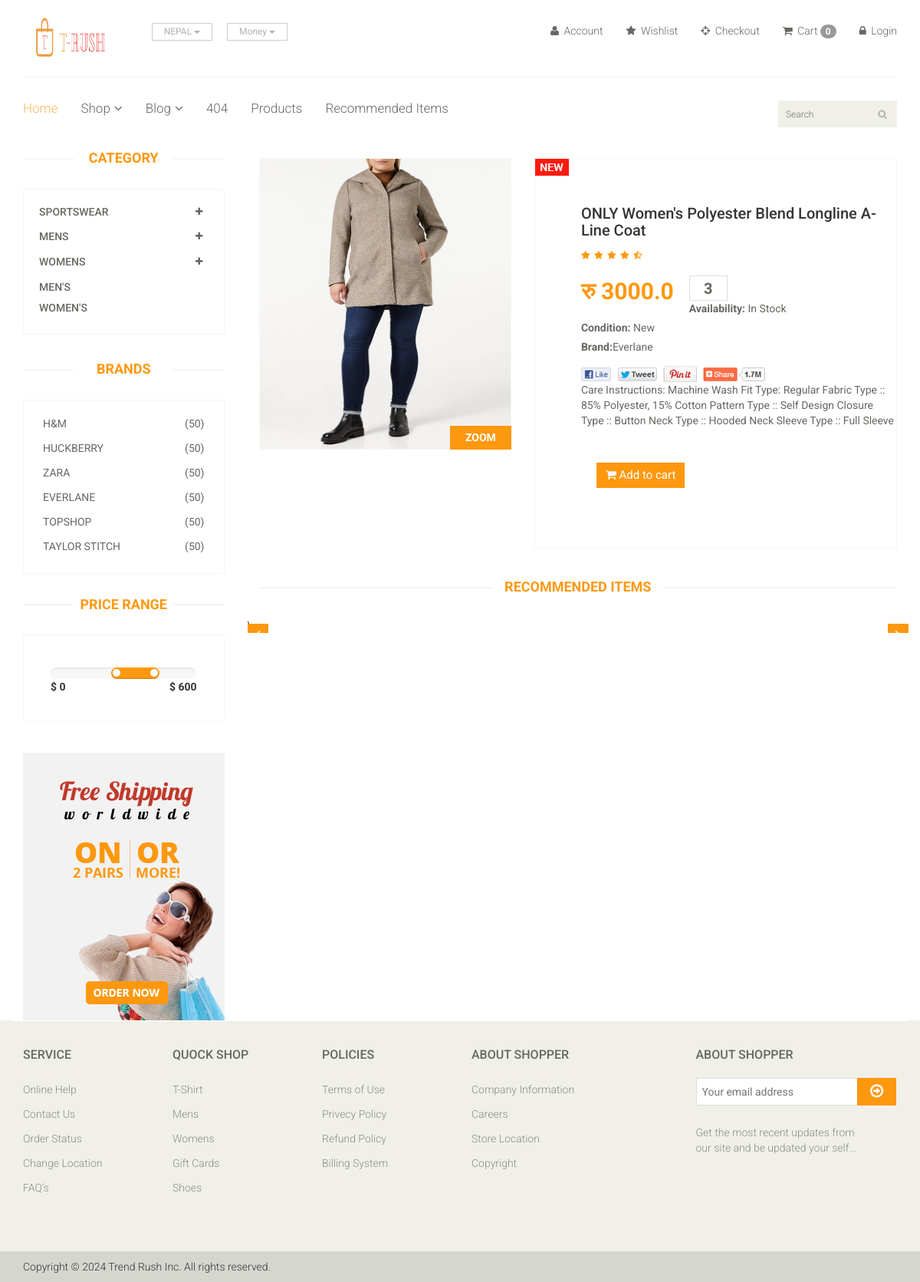
/product/32, run on the app's committed database.
### app/models.py (models this page shows, shortened)
class Category(models.Model):
    name = models.CharField(max_length=100)

class Brand(models.Model):
    name = models.CharField(max_length=50)
    def __str__(self) -> str:
        return self.name

class Product(models.Model):
    Avaliability = (
        ('In Stock','In Stock'),
    ('Out of Stock','Out of Stock'),
    )
    category = models.ForeignKey(Category, on_delete=models.CASCADE,null=True,default=None)
    subcategory = models.ForeignKey(SubCategory, on_delete=models.CASCADE,null=True, default=None)
    brand = models.ForeignKey(Brand, on_delete=models.CASCADE)
    image = models.ImageField(upload_to='ecommerce/prodimg')
    descriptions = models.TextField(default='')
    name = models.CharField(max_length=100)
    price = models.FloatField(validators=[Price_Positive])
    Avaliability = models.CharField(choices=Avaliability,max_length=100, null=True)
    date = models.DateField(auto_now_add=True)

### testbca/views.py (the view)
# urls.py: path("product/<str:id>", views.Product_Detail, name="product_detail"),
def Product_Detail(request, id):
    product = Product.objects.filter(id=id).first()
    review = Product.objects.count()
    category = Category.objects.all()
    brand = Brand.objects.all()
    subcat = SubCategory.objects.all()
    if 'cart' in request.session:
        cart = request.session['cart']
        recommended_products = get_item_recommend(
            cart, num_recommendations=5)
    else:
        recommended_products = []
    context = {
        'category': category,
        'product': product,
        'review': review,
        'brand': brand,
        'subcat': subcat,
        'recommended_products': recommended_products,
    }
    return render(request, 'product_detail.html', context)

### templates/product_detail.html (shortened to what this page needs)
{% extends "base.html" %}
{% load static %}
{% block body %}
<section>
    <div class="container">
        <div class="row">
            <div class="col-sm-3">
                <div class="left-sidebar">
                    <h2>Category</h2>
                    <div class="panel-group category-products" id="accordian">
                        <div class="panel panel-default">
                            <div class="panel-heading">
                                <h4 class="panel-title">
                                    <a data-toggle="collapse" data-parent="#accordian" href="#sportswear">
                                        <span class="badge pull-right"><i class="fa fa-plus"></i></span>
                                        Sportswear
                                    </a>
                                </h4>
                            </div>
                        </div>
                        <div class="panel panel-default">
                            <div class="panel-heading">
                                <h4 class="panel-title">
                                    <a data-toggle="collapse" data-parent="#accordian" href="#mens">
                                        <span class="badge pull-right"><i class="fa fa-plus"></i></span>
                                        Mens
                                    </a>
                                </h4>
                            </div>
                        </div>
                        <div class="panel panel-default">
                            <div class="panel-heading">
                                <h4 class="panel-title">
                                    <a data-toggle="collapse" data-parent="#accordian" href="#womens">
                                        <span class="badge pull-right"><i class="fa fa-plus"></i></span>
                                        Womens
                                    </a>
                                </h4>
                            </div>
                        </div>
                        <div class="panel panel-default">
                            {% for cat  in category %}
                            <div class="panel-heading">
                                <h4 class="panel-title"><a href="#">{{cat.name}}</a></h4>
                            </div>
                            {% endfor %}
                        </div>
                    </div>
                    <div class="brands_products">
                        <h2>Brands</h2>
                        <div class="brands-name">
                            <ul class="nav nav-pills nav-stacked">
                                {% for b  in brand %}
                                <li><a href=""> <span class="pull-right">(50)</span>{{b.name}}</a></li>
                                {% endfor %}
                            </ul>
                        </div>
                    </div>
                    <div class="price-range">
                        <h2>Price Range</h2>
                        <div class="well">
                             <input type="text" class="span2" value="" data-slider-min="0" data-slider-max="600" data-slider-step="5" data-slider-value="[250,450]" id="sl2" ><br />
                             <b>$ 0</b> <b class="pull-right">$ 600</b>
                        </div>
                    </div>
                    <div class="shipping text-center">
                        <img src="images/home/shipping.jpg" alt="" />
                    </div>
                </div>
            </div>
            <div class="col-sm-9 padding-right">
                <div class="product-details">
                    <div class="col-sm-5">
                        <div class="view-product">
                            <img src="/{{product.image}}" alt="" />
                            <h3>ZOOM</h3>
                        </div>
                    </div>
                    <div class="col-sm-7">
                        <div class="product-information">
                            <img src="images/product-details/new.jpg" class="newarrival" alt="" />
                            <h2>{{product.name}}</h2>
                            <img src="images/product-details/rating.png" alt="" />
                            <span>
                                <span>रु {{product.price}}</span>
                                <input type="text" value="3" />
                                <p><b>Availability:</b> {{product.Avaliability}}</p>
                            <p><b>Condition:</b> New</p>
                            <p><b>Brand:</b>{{product.brand}} </p>
                            <a href=""><img src="images/product-details/share.png" class="share img-responsive"  alt="" /></a>
                            <p>{{product.descriptions}} </p>
                            <br><br>
                                <a href="{% url 'cart_add' product.id %}" type="button" class="btn btn-fefault cart">
                                    <i class="fa fa-shopping-cart"></i>
                                    Add to cart
                                </a>
                            </span>
                        </div>
                    </div>
                </div>
                <div class="recommended_items">
                    <h2 class="title text-center">recommended items</h2>
                    <div id="recommended-item-carousel" class="carousel slide" data-ride="carousel">\
                         <a class="left recommended-item-control" href="#recommended-item-carousel" data-slide="prev">
                            <i class="fa fa-angle-left"></i>
                          </a>
                          <a class="right recommended-item-control" href="#recommended-item-carousel" data-slide="next">
                            <i class="fa fa-angle-right"></i>
                          </a>
                    </div>
                </div>
            </div>
        </div>
    </div>
</section>
{% endblock body %}

### static/app/css/main.css (style rules this page uses)
body { font-family: 'Roboto', sans-serif; background:; position: relative; font-weight:400px; }
a { -webkit-transition: 300ms; -moz-transition: 300ms; -o-transition: 300ms; transition: 300ms; }
h1, h2, h3, h4, h5, h6 { font-family: 'Roboto', sans-serif; }
.right { right: 0; }
.category-products { border: 1px solid #F7F7F0; margin-bottom: 35px; padding-bottom: 20px; padding-top: 15px; }
.left-sidebar h2, .brands_products h2 { color: #FE980F; font-family: 'Roboto', sans-serif; font-size: 18px; font-weight: 700; margin: 0 auto 30px; text-align: center; text-transform: uppercase; position: relative; z-index:3; }
.left-sidebar h2:after, h2.title:after { content: " "; position: absolute; border: 1px solid #f5f5f5; bottom:8px; left: 0; width: 100%; height: 0; z-index: -2; }
.left-sidebar h2:before { content: " "; position: absolute; background: #fff; bottom: -6px; width: 130px; height: 30px; z-index: -1; left: 50%; margin-left: -65px; }
h2.title:before { content: " "; position: absolute; background: #fff; bottom: -6px; width: 220px; height: 30px; z-index: -1; left: 50%; margin-left: -110px; }
.category-products .panel { background-color: #FFFFFF; border: 0px; border-radius: 0px; box-shadow:none; margin-bottom: 0px; }
.category-products .panel-default .panel-heading { background-color: #FFFFFF; border: 0 none; color: #FFFFFF; padding: 5px 20px; }
.category-products .panel-default .panel-heading .panel-title a { color: #696763; font-family: 'Roboto', sans-serif; font-size: 14px; text-decoration: none; text-transform: uppercase; }
.category-products .badge { background:none; border-radius: 10px; color: #696763; display: inline-block; font-size: 12px; font-weight: bold; line-height: 1; min-width: 10px; padding: 3px 7px; text-align: center; vertical-align: baseline; white-space: nowrap; }
.brands-name { border: 1px solid #F7F7F0; padding-bottom: 20px; padding-top: 15px; }
.brands-name .nav-stacked li a { background-color: #FFFFFF; color: #696763; font-family: 'Roboto', sans-serif; font-size: 14px; padding: 5px 25px; text-decoration: none; text-transform: uppercase; }
.shipping { background-color: #F2F2F2; margin-top: 40px; overflow: hidden; padding-top: 20px; position: relative; }
.price-range { margin-top:30px; }
.well { background-color: #FFFFFF; border: 1px solid #F7F7F0; border-radius: 4px; box-shadow: none; margin-bottom: 20px; min-height: 20px; padding: 35px; }
.padding-right { padding-right: 0; }
h2.title { color: #FE980F; font-family: 'Roboto', sans-serif; font-size: 18px; font-weight: 700; margin: 0 15px; text-transform: uppercase; margin-bottom: 30px; position: relative; }
.recommended_items { overflow: hidden; }
.recommended-item-control { position: absolute; top: 41%; }
.recommended-item-control i { background: none repeat scroll 0 0 #FE980F; color: #FFFFFF; font-size: 20px; padding: 4px 10px; }
.product-details { overflow:hidden; }
.product-details { margin-bottom: 40px; overflow: hidden; margin-top: 10px; }
.view-product { position: relative; }
.view-product img { border: 1px solid #F7F7F0; height: 380px; width: 100%; }
.view-product h3 { background: #FE980F; bottom: 0; color: #FFFFFF; font-family: 'Roboto', sans-serif; font-size: 14px; font-weight: 700; margin-bottom: 0; padding: 8px 20px; position: absolute; right: 0; }
.product-information { border: 1px solid #F7F7F0; overflow: hidden; padding-bottom: 60px; padding-left: 60px; padding-top: 60px; position: relative; }
.newarrival { position:absolute; top:0; left:0 }
.product-information h2 { color: #363432; font-family: 'Roboto', sans-serif; font-size: 20px; margin-top: 0; }
.product-information p { color: #696763; font-family: 'Roboto', sans-serif; margin-bottom: 5px; }
.product-information span { display: inline-block; margin-bottom: 8px; margin-top: 18px; }
.product-information span span { color: #FE980F; float: left; font-family: 'Roboto', sans-serif; font-size: 30px; font-weight: 700; margin-right: 20px; margin-top: 0px; }
.product-information span input { border: 1px solid #DEDEDC; color: #696763; font-family: 'Roboto', sans-serif; font-size: 20px; font-weight: 700; height: 33px; outline: medium none; text-align: center; width: 50px; }
.share { margin-top: 15px; }
.cart { background: #FE980F; border: 0 none; border-radius: 0; color: #FFFFFF; font-family: 'Roboto', sans-serif; font-size: 15px; margin-bottom: 10px; margin-left: 20px; }

### data on the page
Category: name "MEN'S"
Category: name "WOMEN'S"
Brand: name "H&M"
Brand: name "HUCKBERRY"
Brand: name "ZARA"
Brand: name "EVERLANE"
Brand: name "TOPSHOP"
Brand: name "TAYLOR STITCH"
Product: image (picture), name "ONLY Women's Polyester Blend Longline A-Line Coat", price "3000.0", Avaliability "In Stock", brand "Everlane", descriptions "Care Instructions: Machine Wash Fit Type: Regular Fabric Type :: 85% Polyester, 15% Cotton Pattern Type :: Self Design Closure Type :: Button Neck Type :: Hooded Neck Sleeve Type :: Full Sleeve"

### other printed values
{{ request.session.cart|length }} "0"
